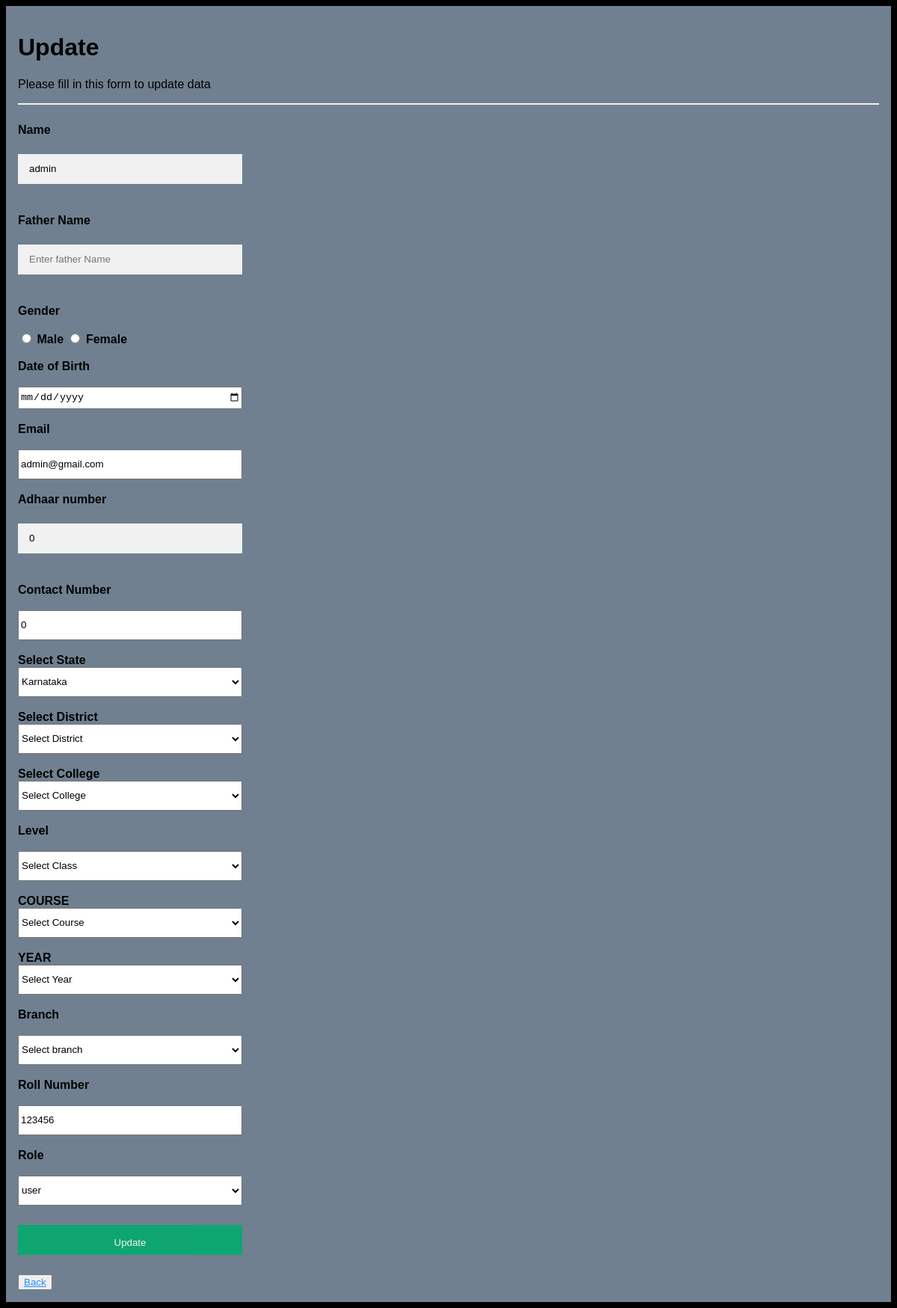
/profileupdate.php?updatern=123456, run on the app's committed database.
### tables this page shows
CREATE TABLE `user` (
  `name` varchar(255) NOT NULL,
  `fname` varchar(255) NOT NULL,
  `gn` char(10) NOT NULL,
  `dob` date NOT NULL,
  `email` text NOT NULL,
  `adhar` text NOT NULL,
  `cn` bigint(10) NOT NULL,
  `state` text NOT NULL,
  `district` text NOT NULL,
  `college` text NOT NULL,
  `cls` text NOT NULL,
  `course` text NOT NULL,
  `year` varchar(50) NOT NULL,
  `bnh` text NOT NULL,
  `rn` bigint(20) NOT NULL,
  `role` enum('user','admin') NOT NULL
);

### profileupdate.php (the view, shortened to what this page needs)
<?php
	@$con=new mysqli('localhost','root','','student');
	$rn=$_GET['updatern'];
	$qry="select * from user where rn=$rn";
	$rslt=mysqli_query($con,$qry);
	$row=mysqli_fetch_assoc($rslt);
	$name=$row['name'];
	$fname=$row['fname'];
	$dob=$row['dob'];
	$email=$row['email'];
  $adhar=$row['adhar'];
	$cn=$row['cn'];
	$rn=$row['rn'];
	$role=$row['role'];
?>
<!DOCTYPE html>
<html>
<head>
</head>
<body>
<form  method="POST">
  <div class="container">
    <h1>Update</h1>
    <p>Please fill in this form to update data</p>
    <hr>
	 <label for="name"><b>Name</b></label><br></br>
    <input type="text" placeholder="Enter Name" name="name"  id="name" style="height:40px;width:300px;" value="<?php echo "$name"?>"><br></br>
    <label for="fname"><b>Father Name</b></label><br></br>
    <input type="text" placeholder="Enter father Name" name="fname" id="name" style="height:40px;width:300px;" value="<?php echo "$fname"?>"><br></br>
	<label for="gn"><b>Gender</b></label><br></br>
    <input type="radio" id="gn" name="gn" value="Male" <?php if($row["gn"]=='Male'){ echo "checked";}?>>
    <b>Male</b>
    <input type="radio" name="gn" value="Female" <?php if($row["gn"]=='Female'){ echo "checked";}?>>
    <b>Female</b><br></br>
    <label for="dob"><b>Date of Birth</b></label><br></br>
    <input type="date" name="dob" id="dob" style="height:30px;width:300px;" value=<?php echo $dob;?>><br></br>
	<label for="email"><b>Email</b></label><br></br>
    <input type="email" placeholder="Enter Email" name="email" id="email" style="height:40px;width:300px;" value=<?php echo $email;?>><br></br>
    <label for="adhar"><b>Adhaar number</b></label><br></br>
    <input type="text" placeholder="Enter adhar number" name="adhar" id="adhar" style="height:40px;width:300px;" value="<?php echo "$adhar"?>"><br></br>
    <label for="cn"><b>Contact Number</b></label><br></br>
    <input type="number" placeholder="Enter contact Number" name="cn" id="cn"  min=1000000000 max=9999999999 required style="height:40px;width:300px;" value=<?php echo $cn;?>><br></br>
	<label for="state"><b>Select State</b></label><br>
    <select name="state" id="state" width="25" style="height:40px;width:300px;">
        <option>Karnataka</option>
	</select><br><br>
    <label for="district"><b>Select District</b></label><br>
    <select name="district" width="25" style="height:40px;width:300px;">
        <option value="">Select District</option>
    </select><br><br>
        <label for="college"><b>Select College</b></label><br>
        <select name="college" width="25" style="height:40px;width:300px;">
            <option value="">Select College</option>
        </select><br><br>
	<label for="level"><b>Level</b></label><br></br>
    <select name="cls" width="25"  id="cls" style="height:40px;width:300px;">
	<option>Select Class</option>
	</select><br></br>
	<label for="course"><b>COURSE</b></label><br>
	<select name="course" id="course" style="height:40px;width:300px;">
    <option>Select Course</option>
	</select><br><br>
	<label for="year"><b>YEAR</b></label><br>
<select name="year" id="year" style="height:40px;width:300px;">
    <option>Select Year</option>
</select><br><br>
<label for="branch"><b>Branch</b></label><br></br>
    <select name="bnh" width="25" style="height:40px;width:300px;">
	<option>Select branch</option>
	</select><br></br>
    <label for="rn"><b>Roll Number</b></label><br></br>
    <input type="number" placeholder="Enter Roll Number" name="rn" id="rn" required  style="height:40px;width:300px;" value=<?php echo $rn;?> readonly="true"><br></br>
    <label for="role"><b>Role</b></label><br></br>
    <select name="role" width="25" style="height:40px;width:300px;" value=<?php echo $role;?>>
	<option>user</option>
	</select><br></br>
    <button type="submit" class="registerbtn" name="submit" style="height:40px;width:300px;">Update</button><br></br>
	<button><a href="user.php">Back</a></button>
  </div>
</form>
</body>
</html>

### profileupdate.php (style rules this page uses)
body { font-family: Arial, Helvetica, sans-serif; background-color:black; }
* { box-sizing: border-box; }
.container { padding: 16px; background-color: #708090; }
input[type=text], input[type=password] { width: 100%; padding: 15px; margin: 5px 0 22px 0; display: inline-block; border: none; background: #f1f1f1; }
hr { border: 1px solid #f1f1f1; margin-bottom: 25px; }
.registerbtn { background-color: #04AA6D; color: white; padding: 16px 20px; margin: 8px 0; border: none; cursor: pointer; width: 100%; opacity: 0.9; }
a { color: dodgerblue; }

### data on the page
user: name "admin", gn "☐ Gender", email "admin@gmail.com", adhar "0", cn "0", rn "123456", role "user"
